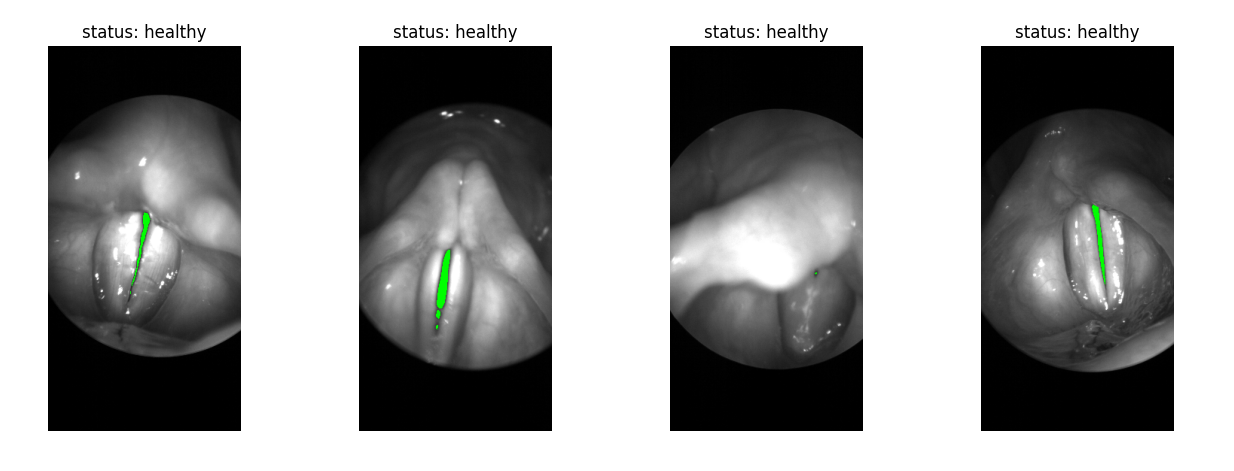

Recreate this plot in Python.
import json
import cv2
import matplotlib.pyplot as plt

# Load images and masks and metadata

images = ['D:/FAU/4. WS 23/DSS/Exercises/3/Mini_BAGLS_dataset/0.png',
          'D:/FAU/4. WS 23/DSS/Exercises/3/Mini_BAGLS_dataset/1.png',
          'D:/FAU/4. WS 23/DSS/Exercises/3/Mini_BAGLS_dataset/2.png',
          'D:/FAU/4. WS 23/DSS/Exercises/3/Mini_BAGLS_dataset/3.png']

masks = ['D:/FAU/4. WS 23/DSS/Exercises/3/Mini_BAGLS_dataset/0_seg.png',
         'D:/FAU/4. WS 23/DSS/Exercises/3/Mini_BAGLS_dataset/1_seg.png',
         'D:/FAU/4. WS 23/DSS/Exercises/3/Mini_BAGLS_dataset/2_seg.png',
         'D:/FAU/4. WS 23/DSS/Exercises/3/Mini_BAGLS_dataset/3_seg.png']

metadata = ['D:/FAU/4. WS 23/DSS/Exercises/3/Mini_BAGLS_dataset/0.meta',
            'D:/FAU/4. WS 23/DSS/Exercises/3/Mini_BAGLS_dataset/1.meta',
            'D:/FAU/4. WS 23/DSS/Exercises/3/Mini_BAGLS_dataset/2.meta',
            'D:/FAU/4. WS 23/DSS/Exercises/3/Mini_BAGLS_dataset/3.meta']


fig, axs = plt.subplots(1, 4, figsize=(20, 5))

for i, (img_path, mask_path, meta_path) in enumerate(zip(images, masks, metadata)):
    img = cv2.imread(img_path)
    mask = cv2.imread(mask_path, 0)

    # Load metadata
    with open(meta_path, 'r') as file:
        metadata = json.load(file)

    # Check if images, masks, and metadata are loaded successfully
    if img is None or mask is None or metadata is None:
        print(f"Error reading {img_path}, {mask_path}, or {meta_path}. Make sure the files exist and are valid.")
        continue

    # Overlay mask on image
    img[mask == 255] = [0, 255, 0]

    # Use metadata for title
    title = f"status: {metadata['Subject disorder status']}"

    axs[i].imshow(cv2.cvtColor(img, cv2.COLOR_BGR2RGB))
    axs[i].set_title(title)
    axs[i].axis('off')

plt.show()
